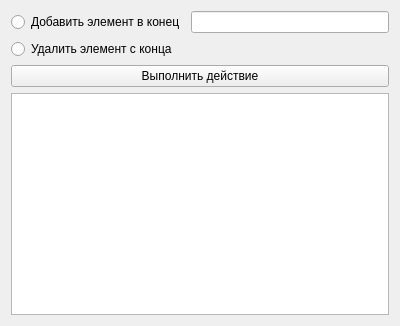
<?xml version="1.0" encoding="UTF-8"?>
<ui version="4.0">
 <class>Task3</class>
 <widget class="QWidget" name="Task3">
  <property name="geometry">
   <rect>
    <x>0</x>
    <y>0</y>
    <width>400</width>
    <height>326</height>
   </rect>
  </property>
  <property name="windowTitle">
   <string>Form</string>
  </property>
  <layout class="QVBoxLayout" name="verticalLayout">
   <item>
    <layout class="QHBoxLayout" name="horizontalLayout">
     <item>
      <widget class="QRadioButton" name="addRadioButton">
       <property name="text">
        <string>Добавить элемент в конец</string>
       </property>
      </widget>
     </item>
     <item>
      <widget class="QLineEdit" name="lineEdit"/>
     </item>
    </layout>
   </item>
   <item>
    <widget class="QRadioButton" name="removeRadioButton">
     <property name="text">
      <string>Удалить элемент с конца</string>
     </property>
    </widget>
   </item>
   <item>
    <widget class="QPushButton" name="pushButton">
     <property name="text">
      <string>Выполнить действие</string>
     </property>
    </widget>
   </item>
   <item>
    <widget class="QListWidget" name="listWidget"/>
   </item>
  </layout>
 </widget>
 <resources/>
 <connections/>
</ui>
